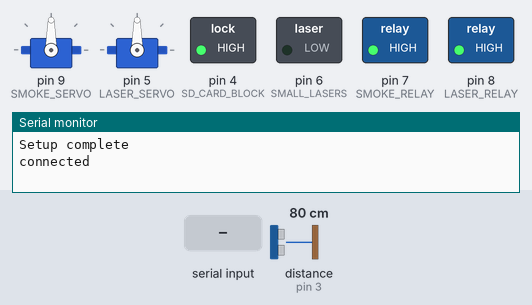
A sketch run on a simulated Arduino Uno, built with avr-gcc and run on an emulated ATmega328P. Parts: 2 × servo, switched loads named in the sketch (green lamp = pin HIGH), the last lines printed to the serial monitor. Wiring (inferred from the names in the program): ultrasonic range finder: trigger pin 2; echo pin 3. The inputs (shaded band) are chosen by the test bench; at power-on: distance to the obstacle (sensor on pin 3) 80 cm. The echo pulse lasts 58.3 µs per cm; WiFi joins after 1.5 s; servers stay silent unless stated; uploads are accepted with an empty reply; pins used as bus, display or sensor lines are not drawn.

Above: at 1.2 s.
1.3 s: "l\n" received over Serial
At 2.48 s:
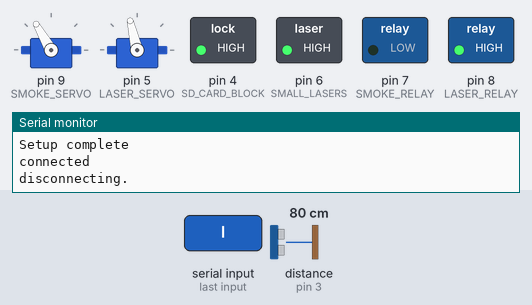
4.3 s: byte 48 ('0') received over Serial
7.3 s: byte 108 ('l') received over Serial
At 8.75 s:
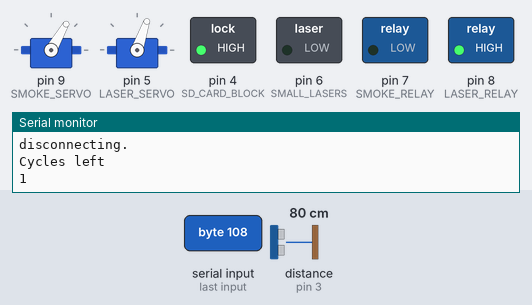
10.3 s: byte 115 ('s') received over Serial
At 11.88 s:
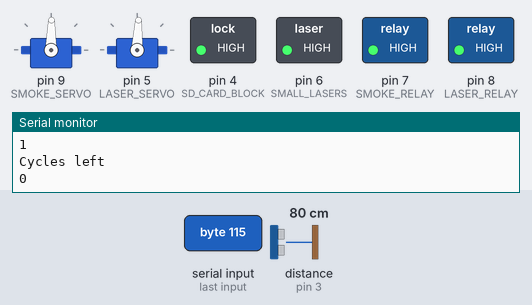
13.3 s: byte 76 ('L') received over Serial
At 15.9 s:
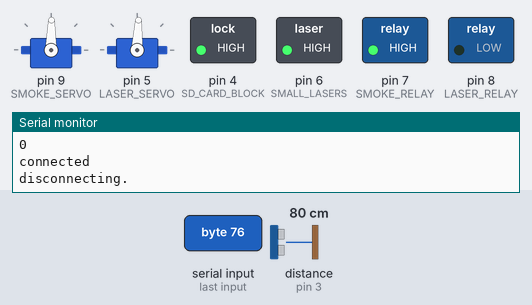
16.3 s: byte 119 ('w') received over Serial
At 36.31 s:
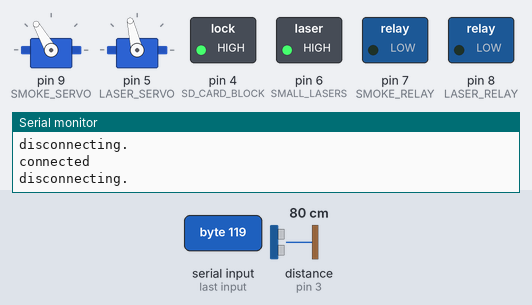
Timing chart, 0 to 39.8 s (numbered marks = the images above; inputs shaded):
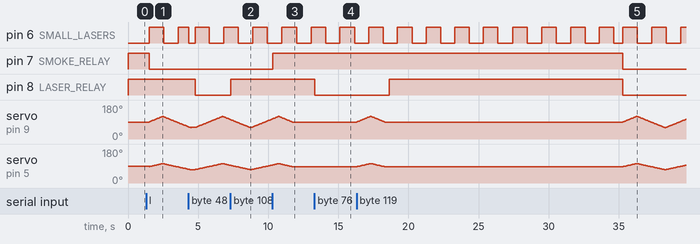

The sketch:

halloween2018-laser.ino
```cpp
#include <Adafruit_NeoPixel.h>
#include <Servo.h>
#include <SPI.h>
#include <Ethernet.h>

// PWM pins (3, 5, 6, 9, 10, or 11)
// Pin 10-13 are used by ethernet shield
#define TRIG_PIN 2       // Trigger pin for echo (white)
#define ECHO_PIN 3       // Pin for reading in echo (blue)
#define LASER_RELAY 8       // Turn the laser on/off
#define LASER_SERVO 5       // Control the servo
#define SMOKE_RELAY 7       // Turn the fog machine on/off
#define SMOKE_SERVO 9       // Control the servo
#define SMALL_LASERS 6      // Transistor led small lasers
#define MIN_SMOKE 60
#define MAX_SMOKE 120
#define MIN_LASER 60
#define MAX_LASER 120
#define SD_CARD_BLOCK 4

#define SMOKE_CENTER 90.0
#define SMOKE_FACTOR 30.0   // Degrees off from center max
#define LASER_CENTER 87.0
#define LASER_FACTOR 16.0
#define STEP_CHANGE 0.04    // Percent to change in each loop
#define LOOP_WAIT 40        // Starting amount to wait in each loop
#define N_CYCLES 5          // Number of times the laser goes back and forth
#define S_CYCLES 2          // Number of times the laser goes back and forth if it recently went
#define TRIGGER_DISTANCE 6.0
#define TRIGGER_REPEAT 5    // number of conseq. readings to trigger on
#define TRIGGER_WAIT 30000
#define SHORT_CYCLES_WAIT 300000  // 5 minutes for longer cycles
#define BLINK_SPEED 1000    // cycle time for small lasers

byte mac[] = { 0xDE, 0xAB, 0xEE, 0xEF, 0xFE, 0xEA }; //physical mac address
byte ip[] = { 192, 168, 0, 20 }; // arduino server ip in lan
EthernetServer server(80); //arduino server port
IPAddress computer(192,168,0,100);
IPAddress lights(192,168,0,21);

Servo smokeServo;  // create servo object to control a servo
Servo laserServo;
int smokeAt = 90;
int laserAt = 90;

unsigned long loopWait = LOOP_WAIT;

float stepSize = 0.0;
float currentPos = 0.0;
int cyclesRemaining = 0;

unsigned long lastLoop = 0;
unsigned long noTriggerUntil = 0;
unsigned long fewCyclesUntil = 0;
int closeCounter = TRIGGER_REPEAT;

boolean soundsOn = false;
boolean distanceOn = true;

void setup() {
  // Open serial communications and wait for port to open:
  Serial.begin(9600);

  // Network start
  Ethernet.begin(mac, ip);
  server.begin();
  debug("Setup complete");

  // disable SD card
  pinMode(SD_CARD_BLOCK, OUTPUT);
  digitalWrite(SD_CARD_BLOCK, HIGH);

  pinMode(TRIG_PIN, OUTPUT); // Sets the trigPin as an Output
  pinMode(ECHO_PIN, INPUT); // Sets the echoPin as an Input

  pinMode(LASER_RELAY, OUTPUT); //pin selected to control
  pinMode(SMOKE_RELAY, OUTPUT); //pin selected to control
  pinMode(SMALL_LASERS, OUTPUT); //pin selected to control
  digitalWrite(LASER_RELAY, HIGH);    // No laser
  digitalWrite(SMOKE_RELAY, HIGH);    // No smoke
  digitalWrite(SMALL_LASERS, LOW);    // No side lasers

  smokeServo.attach(SMOKE_SERVO);  // attaches the servo on a pin to the servo object
  smokeServo.write(smokeAt);

  laserServo.attach(LASER_SERVO);
  laserServo.write(laserAt);

  lastLoop = millis();
}

/* The main loop */
void loop() {
  doRead();             // check the serial port for a command
  checkWebRequests();   // check the network for a command
  if(stepSize != 0) {     // If we are moving, take a step
    takeStep();
  }
  blinkSmallLasers();
  checkDistance();    // See if someone is close
  variableDelay();
}

/** Waits until 'loopWait' ms have passed since last call.  This removes all the time
 *  spent in other functions so the loop runs closer to regular intervals */
void variableDelay() {
  // Note:  had a previous bug not realizing the longs are unsigned
  unsigned long elapsedTime = millis() - lastLoop;
  if(loopWait > elapsedTime)
    delay(loopWait - elapsedTime);
  lastLoop = millis();
}

/** Check if the distance threshold was broken */
void checkDistance() {
  if(millis() > noTriggerUntil && distanceOn) {
    float current = readDistance();
    if(current < TRIGGER_DISTANCE) {
      closeCounter -= 1;
      if(closeCounter <= 0) {
        int n = N_CYCLES;
        if(millis() < fewCyclesUntil) {
          n = S_CYCLES;
        }
        startAllLaser(S_CYCLES);
        noTriggerUntil = millis() + TRIGGER_WAIT;
        fewCyclesUntil = millis() + SHORT_CYCLES_WAIT;
        closeCounter = TRIGGER_REPEAT;
      }
    } else {
      closeCounter = TRIGGER_REPEAT;
    }
    //Serial.println(current);
  }
}

/* Moves both servos over one step.  The path isn't linear but should be close enough */
void takeStep() {
  float lastPos = currentPos;
  currentPos += stepSize;
  if(currentPos < -1.0) {
    stepSize = -stepSize;
    currentPos = -1.0;
  } else if(currentPos > 1.0) {
    stepSize = -stepSize;
    currentPos = 1.0;
  }
  smokeAt = (int) (SMOKE_CENTER + SMOKE_FACTOR * currentPos);
  laserAt = (int) (LASER_CENTER + LASER_FACTOR * currentPos);
  tellServos();

  // Check to see if we should stop
  if(currentPos < 0 && lastPos >= 0) {  // true if we just past the centerpoint
    cyclesRemaining -= 1;
    Serial.println("Cycles left");
    Serial.println(cyclesRemaining);
    if(cyclesRemaining <= 0) {
      stopAllLaser();
    }
  }
}

boolean smallLaserState = false;
unsigned long laserBlinkTimer = 0;
void blinkSmallLasers() {
  unsigned long now = millis();
  if(now > noTriggerUntil) {   // Turn off after timeout
    if(smallLaserState) {
      digitalWrite(SMALL_LASERS, LOW);
    }
  } else {
    if(now > laserBlinkTimer) {
      smallLaserState = !smallLaserState;
      if(smallLaserState) {
        digitalWrite(SMALL_LASERS, HIGH);
      } else {
        digitalWrite(SMALL_LASERS, LOW);
      }
      laserBlinkTimer = now + BLINK_SPEED;
    }
  }
}
void startBlink() {
  digitalWrite(SMALL_LASERS, HIGH);
  smallLaserState = true;
  laserBlinkTimer = millis() + BLINK_SPEED;
}

/** Starts a few cycles of the laser and smoke */
void startAllLaser(int n) {
  playLaserSounds();
  callPage(lights, 80, '5');    // turns on flashing red lights
  startBlink();
  // Turn on the laser
  digitalWrite(LASER_RELAY, LOW);
  // Turn on the smoke
  digitalWrite(SMOKE_RELAY, LOW);
  // Start taking steps
  stepSize = STEP_CHANGE;
  // Set the counter which eventually triggers the auto off
  cyclesRemaining = n;
}
/** Stops the laser cycles even if not finished */
void stopAllLaser() {
  stopHumSound();
  callPage(lights, 80, '6');    // turns off flashing red lights
  // Turn off the laser
  digitalWrite(LASER_RELAY, HIGH);
  // Turn off the smoke
  digitalWrite(SMOKE_RELAY, HIGH);
  // Stop taking steps
  stepSize = 0;
}

void tellServos() {
  smokeServo.write(smokeAt);
  laserServo.write(laserAt);
}

/** Read the serial port */
void doRead() {
  if(Serial.available() > 0) {
    int command = Serial.read();
    doCommand(command);
  }
}

/** Check for a web request */
void checkWebRequests() {
  // Create a client connection
  EthernetClient client = server.available();
  if (client) {
    debug("New client");
    //long start = millis();
    String readString;
    while (client.connected()) {
      if (client.available()) {
        char c = client.read();

        //read char by char HTTP request
        if (readString.length() < 100) {
          //store characters to string
          readString += c;
        }

        //if this is the end of a single line
        if (c == '\n') {
          //debug(readString);
          delay(1);

          // The loop ignore all string that are not a get request
          if(readString.indexOf("GET") == 0) {
            int commandLocation = readString.indexOf("command=");
            if(commandLocation > 0) {
              int command = readString.charAt(commandLocation + 8);
              doCommand(command);
            }
            htmlResponse(client);
            //stopping client
            client.stop();
            debug("closed client");
          }
          //clearing string for next read
          readString="";
        }
      }
    }
  }
}

void htmlResponse(EthernetClient client) {
    //now output HTML data header
    client.println("HTTP/1.1 200 OK");
    client.println("Content-Type: text/html");
    client.println();
    client.println("<HTML>");
    client.println("<HEAD>");
    client.println("<TITLE>Laser Controller</TITLE>");
    client.println("</HEAD>");
    client.println("<BODY>");
    client.println("<H1>LASER</H1>");
    client.println("<a href=\"a\">Refresh</a><br/>");
    client.println("<a href=\"a?command=2\">Laser On</a><br/>");
    client.println("<a href=\"a?command=1\">Laser Off</a><br/>");
    client.println("<a href=\"a?command=w\">Motion On</a><br/>");
    client.println("<a href=\"a?command=q\">Motion Off</a><br/>");
    client.println("<br/>");
    client.println("</BODY>");
    client.println("</HTML>");
}

void doCommand(int command) {
  // Start and
  if(command == 'w') {
    stepSize = STEP_CHANGE;
  }
  if(command == 'q') {
    stepSize = 0.0;
  }
  if(command == '0') {
    noTriggerUntil = 0;
  }
  if(command >= '1' && command <='9') {
    startAllLaser(command - '1' + 1);
  }
  if(command == 'l') {
    digitalWrite(LASER_RELAY, HIGH);
  }
  if(command == 'L') {
    digitalWrite(LASER_RELAY, LOW);
  }
  if(command == 's') {
    digitalWrite(SMOKE_RELAY, HIGH);
  }
  if(command == 'S') {
    digitalWrite(SMOKE_RELAY, LOW);
  }
  if(command == 'r') {
    digitalWrite(SMALL_LASERS, LOW);
  }
  if(command == 'R') {
    digitalWrite(SMALL_LASERS, HIGH);
  }
  if(command == 'h') {
    soundsOn = true;
  }
  if(command == 'H') {
    soundsOn = false;
  }
  if(command == 'd') {
    distanceOn = true;
  }
  if(command == 'D') {
    distanceOn = false;
  }
  adjustmentCommands(command);
}

/** A group of commands useful during setup and testing */
void adjustmentCommands(int command) {
  // Manually adjust the smoke servo
  if(command == 'z') {
    smokeAt += 2;
    smokeServo.write(smokeAt);
    Serial.println(smokeAt);
  }
  if(command == 'x') {
    smokeAt -= 2;
    smokeServo.write(smokeAt);
    Serial.println(smokeAt);
  }
  // Manually check the laser servo
  if(command == 'c') {
    laserAt += 2;
    laserServo.write(laserAt);
    Serial.println(laserAt);
  }
  if(command == 'v') {
    laserAt -= 2;
    laserServo.write(laserAt);
    Serial.println(laserAt);
  }
  // Manually adjust the wait time in each loop
  if(command == 'b') {
    loopWait -= 1;
    Serial.println(loopWait);
  }
  if(command == 'n') {
    loopWait += 1;
    Serial.println(loopWait);
  }

}

/** Read the distance from the echo sensor - returned in ft */
float readDistance() {
  long duration;
  float distance;

  // Clears the trigPin
  digitalWrite(TRIG_PIN, LOW);
  delayMicroseconds(2);

  // Sets the trigPin on HIGH state for 10 micro seconds
  digitalWrite(TRIG_PIN, HIGH);
  delayMicroseconds(10);
  digitalWrite(TRIG_PIN, LOW);

  // Reads the echoPin, returns the sound wave travel time in microseconds - timeout for max default is 200ms
  duration = pulseIn(ECHO_PIN, HIGH, 30000ul);

  // Calculating the distance
  //distance= duration*0.034/2;
  distance = (((float) duration)/2) / 74;
  distance /= 12;
  if(distance == 0)
    distance = 20;
  return distance;
}

void playLaserSounds() {
  if(soundsOn) {
      callPage(computer, 8080, 'l');
  }
}
void stopHumSound() {
  if(soundsOn) {
      callPage(computer, 8080, 'q');
  }
}

void callPage(IPAddress location, int port, char command) {
  EthernetClient client;

  // if you get a connection, report back via serial:
  if (client.connect(location, port)) {
    Serial.println("connected");
    // Make a HTTP request:
    client.print("GET /halloween/doorbell.jsp?command=");
    client.print(command);
    client.println(" HTTP/1.1");
    client.println("Host: www.ninox.com");
    client.println("Connection: close");
    client.println();

    getPage(client);
  }
  else {
    // if you didn't get a connection to the server:
    Serial.println("connection failed");
  }

}

void getPage(EthernetClient client)
{
  int reading = 1;
  while(reading > 0) {
    // if there are incoming bytes available
    // from the server, read them and print them:
    if (client.available()) {
      char c = client.read();
      //Serial.print(c);
    }

    // if the server's disconnected, stop the client:
    if (!client.connected()) {
      Serial.println();
      Serial.println("disconnecting.");
      client.stop();
      reading = 0;
    }
  }
}

void debug(String s) {
  Serial.println(s);
}
```

Measured:
- after the input at 1.3 s, pin 8 (LASER_RELAY): stays HIGH (without the input it goes to LOW after 0.20 s)
- after the input at 4.3 s, pin 8 (LASER_RELAY): HIGH → LOW after 0.51 s
- after the input at 7.3 s, pin 8 (LASER_RELAY): LOW → HIGH at once
- after the input at 10.3 s, pin 7 (SMOKE_RELAY): LOW → HIGH after 0.03 s instead of 1.7 s
- after the input at 13.3 s, pin 8 (LASER_RELAY): HIGH → LOW at once
- after the input at 16.3 s, pin 8 (LASER_RELAY): LOW → HIGH after 2.3 s, → LOW 16.7 s later
